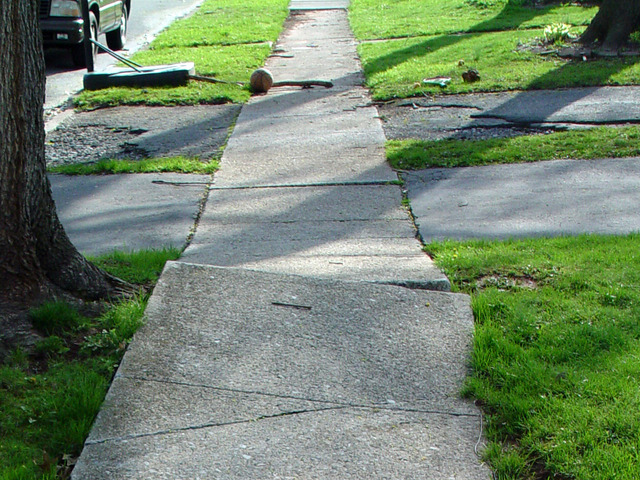
//> input picture data/sw6.jpg, 640 x 480 px
$ ./interactiveColorSegment   (built with g++ and OpenCV 4)
//> lines starting //> are read from the running program, lines starting //| are printed output that depends on the picture; after the words box and inside, x2 and y2 are one past the last pixel; in counts of white or black regions, pixels touching at a corner belong together; pictures that were not available may be replaced by others from this repository, and a replacement may not be noted
#include "opencv2/opencv.hpp"
#include <iostream>
#include <cstring>

using namespace cv;
using namespace std;
// global variable to keep track of
bool show = false;


// Create a callback for event on trackbars
void onTrackbarActivity(int pos, void* userdata){
	// Just uodate the global variable that there is an event
	show = true;
	return;
}


int main(int argc, char **argv)
{
	int image_number = 0;
    int nImages = 10;
    if(argc > 1)
        nImages = atoi(argv[1]);
    char filename[20];
    sprintf(filename,"/Users/siddharthdas/cv_works/data/sw6.jpg",image_number%nImages);

    Mat original = imread(filename);
//> original is the input picture: 480 rows x 640 cols, CV_8UC3; mean B, G, R 105.7, 131.1, 112

	// image resize width and height
	int resizeHeight = 480;
	int resizeWidth = 640;
	// Size rsize(resizeHeight,resizeWidth);
	// resize(original, original, rsize);

	// position on the screen where the windows start
	int initialX = 50;
	int	initialY = 50;

	// creating windows to display images
	namedWindow("P-> Previous, N-> Next", WINDOW_AUTOSIZE);
	// namedWindow("SelectBGR", WINDOW_AUTOSIZE);
	namedWindow("SelectHSV", WINDOW_AUTOSIZE);
	// namedWindow("SelectYCB", WINDOW_AUTOSIZE);
	// namedWindow("SelectLAB", WINDOW_AUTOSIZE);

	// moving the windows to stack them horizontally
	// moveWindow("P-> Previous, N-> Next", initialX, initialY);
	// moveWindow("SelectBGR", initialX + 1 * (resizeWidth + 5), initialY);
	moveWindow("SelectHSV", initialX + 2 * (resizeWidth + 5), initialY);
	// moveWindow("SelectYCB", initialX + 3 * (resizeWidth + 5), initialY);
	// moveWindow("SelectLAB", initialX + 4 * (resizeWidth + 5), initialY);

	// creating trackbars to get values for YCrCb
	// createTrackbar("CrMin", "SelectYCB", 0, 255, onTrackbarActivity);
	// createTrackbar("CrMax", "SelectYCB", 0, 255, onTrackbarActivity);
	// createTrackbar("CbMin", "SelectYCB", 0, 255, onTrackbarActivity);
	// createTrackbar("CbMax", "SelectYCB", 0, 255, onTrackbarActivity);
	// createTrackbar("YMin", "SelectYCB", 0, 255, onTrackbarActivity);
	// createTrackbar("YMax", "SelectYCB", 0, 255, onTrackbarActivity);

	// creating trackbars to get values for HSV
	createTrackbar("HMin", "SelectHSV", 0, 180, onTrackbarActivity);
//> slider 'HMin' is set to 36
	createTrackbar("HMax", "SelectHSV", 0, 180, onTrackbarActivity);
//> slider 'HMax' is set to 180
	createTrackbar("SMin", "SelectHSV", 0, 255, onTrackbarActivity);
//> slider 'SMin' is set to 51
	createTrackbar("SMax", "SelectHSV", 0, 255, onTrackbarActivity);
//> slider 'SMax' is set to 255
	createTrackbar("VMin", "SelectHSV", 0, 255, onTrackbarActivity);
//> slider 'VMin' is set to 51
	createTrackbar("VMax", "SelectHSV", 0, 255, onTrackbarActivity);
//> slider 'VMax' is set to 255

	// creating trackbars to get values for BGR
	// createTrackbar("BMin", "SelectBGR", 0, 255, onTrackbarActivity);
	// createTrackbar("BMax", "SelectBGR", 0, 255, onTrackbarActivity);
	// createTrackbar("GMin", "SelectBGR", 0, 255, onTrackbarActivity);
	// createTrackbar("GMax", "SelectBGR", 0, 255, onTrackbarActivity);
	// createTrackbar("RMin", "SelectBGR", 0, 255, onTrackbarActivity);
	// createTrackbar("RMax", "SelectBGR", 0, 255, onTrackbarActivity);

	// creating trackbars to get values for LAB
	// createTrackbar("LMin", "SelectLAB", 0, 255, onTrackbarActivity);
	// createTrackbar("LMax", "SelectLAB", 0, 255, onTrackbarActivity);
	// createTrackbar("AMin", "SelectLAB", 0, 255, onTrackbarActivity);
	// createTrackbar("AMax", "SelectLAB", 0, 255, onTrackbarActivity);
	// createTrackbar("BMin", "SelectLAB", 0, 255, onTrackbarActivity);
	// createTrackbar("BMax", "SelectLAB", 0, 255, onTrackbarActivity);

	// show all images initially
	imshow("SelectHSV", original);
	// imshow("SelectYCB", original);
	// imshow("SelectLAB", original);
	// imshow("SelectBGR", original);

	// declare local variables
	int BMin, GMin, RMin;
	int BMax, GMax, RMax;
	Scalar minBGR, maxBGR;

	int HMin, SMin, VMin;
	int HMax, SMax, VMax;
	Scalar minHSV, maxHSV;

	int LMin, aMin, bMin;
	int LMax, aMax, bMax;
	Scalar minLab, maxLab;

	int YMin, CrMin, CbMin;
	int YMax, CrMax, CbMax;
	Scalar minYCrCb, maxYCrCb;

	Mat imageBGR, imageHSV, imageLab, imageYCrCb;
	Mat maskBGR, maskHSV, maskLab, maskYCrCb;
	Mat resultBGR, resultHSV, resultLab, resultYCrCb;

	char k;
	while (1){
		imshow("P-> Previous, N-> Next", original);
		k = waitKey(1) & 0xFF;
//> the key 'n' is pressed
		//Check next image in the folder
        if (k =='n')
        {
            image_number++;
            sprintf(filename,"images/rub%02d.jpg",image_number%nImages);
            original = imread(filename);
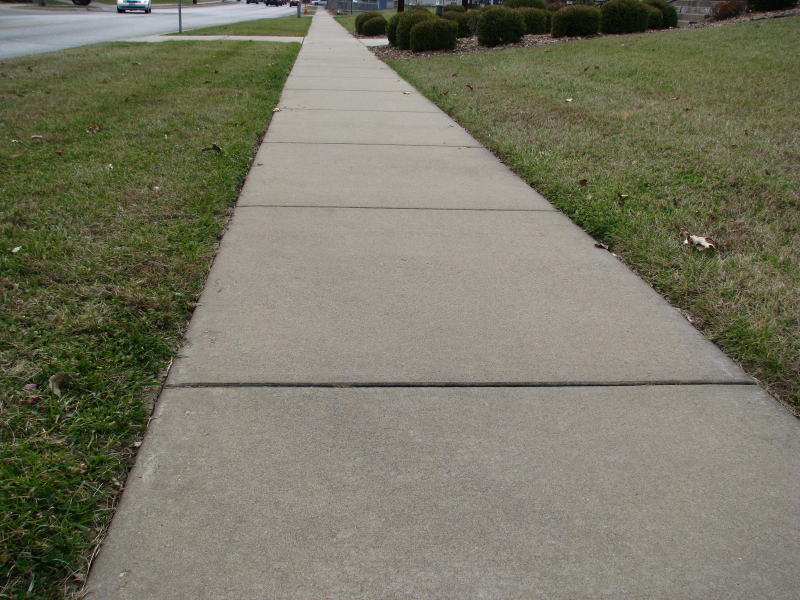
//> input picture data/sw1.jpg, 2400 x 1800 px, given in place of rub01.jpg, which was not available (shown at 1/3 size)
//> original is the input picture: 1800 rows x 2400 cols, CV_8UC3; mean B, G, R 99.7, 117.8, 119
//> `cvtColor(original, imageHSV, COLOR_BGR2HSV);`: imageHSV: 1800 rows x 2400 cols, CV_8UC3; mean H, S, V 28, 62.2, 122
//> `inRange(imageHSV, minHSV, maxHSV, maskHSV);`:
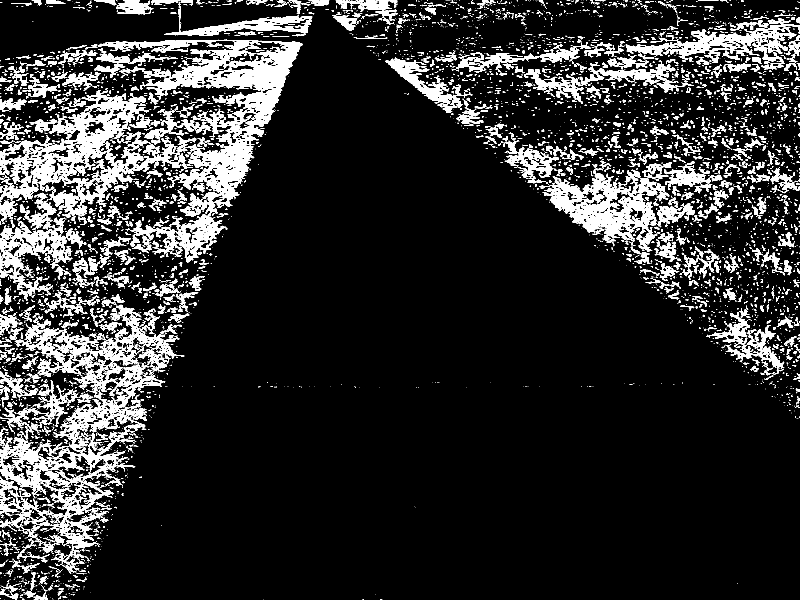
//> maskHSV: 1800 rows x 2400 cols, CV_8UC1 (shown at 1/3 size); 13.1% white; 6727 white regions (4962 under 20 px), largest, box (x1, y1, x2, y2) and area: (294, 119, 907, 651) 74609, (0, 271, 559, 654) 56373, (75, 916, 553, 1298) 40713
//> `bitwise_and(original, original, resultHSV, maskHSV);`:
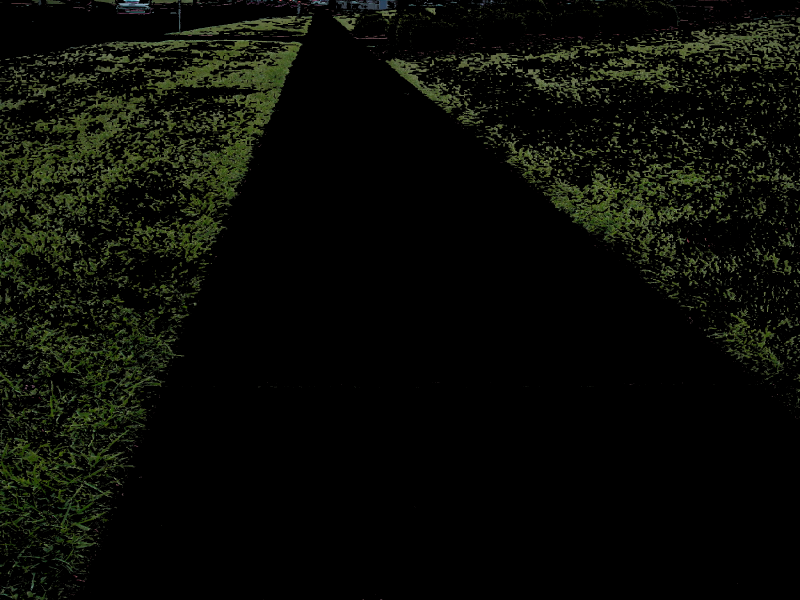
//> resultHSV: 1800 rows x 2400 cols, CV_8UC3 (shown at 1/3 size); mean B, G, R 6.3, 11.6, 9.8
//> the key 'p' is pressed
            // resize(original,original,rsize);
            show = true;
        }
        //Check previous image in he folder
        else if (k =='p')
        {
            image_number--;
            sprintf(filename,"images/rub%02d.jpg",image_number%nImages);
            original = imread(filename);
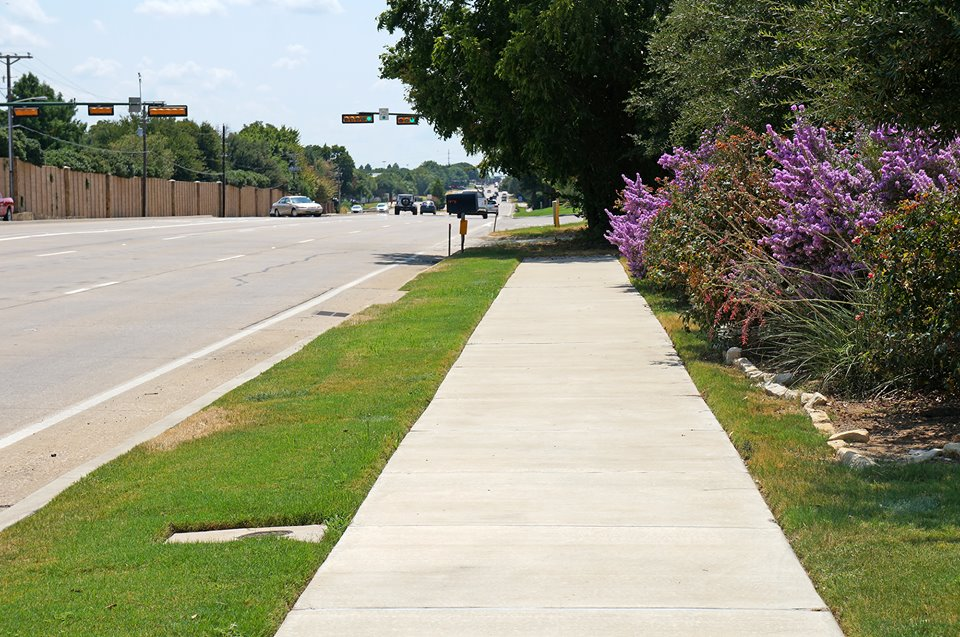
//> input picture data/sw4.jpg, 960 x 637 px, given in place of rub00.jpg, which was not available
//> original is the input picture: 637 rows x 960 cols, CV_8UC3; mean B, G, R 119.5, 143.3, 141.9
            // resize(original,original,rsize);
            show = true;
        }

        // Close all windows when 'esc' key is pressed
		if (k == 27){
			break;
		}

		if (show) { //If there is any event on the trackbar
			show = false;

            // Get values from the BGR trackbar
			// BMin = getTrackbarPos("BMin", "SelectBGR");
			// GMin = getTrackbarPos("GMin", "SelectBGR");
			// RMin = getTrackbarPos("RMin", "SelectBGR");

			// BMax = getTrackbarPos("BMax", "SelectBGR");
			// GMax = getTrackbarPos("GMax", "SelectBGR");
			// RMax = getTrackbarPos("RMax", "SelectBGR");

			minBGR = Scalar(BMin, GMin, RMin);
			maxBGR = Scalar(BMax, GMax, RMax);

            // Get values from the HSV trackbar
			HMin = getTrackbarPos("HMin", "SelectHSV");
			SMin = getTrackbarPos("SMin", "SelectHSV");
			VMin = getTrackbarPos("VMin", "SelectHSV");

			HMax = getTrackbarPos("HMax", "SelectHSV");
			SMax = getTrackbarPos("SMax", "SelectHSV");
			VMax = getTrackbarPos("VMax", "SelectHSV");

			minHSV = Scalar(HMin, SMin, VMin);
			maxHSV = Scalar(HMax, SMax, VMax);

            // Get values from the LAB trackbar
			// LMin = getTrackbarPos("LMin", "SelectLAB");
			// aMin = getTrackbarPos("AMin", "SelectLAB");
			// bMin = getTrackbarPos("BMin", "SelectLAB");

			// LMax = getTrackbarPos("LMax", "SelectLAB");
			// aMax = getTrackbarPos("AMax", "SelectLAB");
			// bMax = getTrackbarPos("BMax", "SelectLAB");

			minLab = Scalar(LMin, aMin, bMin);
			maxLab = Scalar(LMax, aMax, bMax);

            // Get values from the YCrCb trackbar
			// YMin = getTrackbarPos("YMin", "SelectYCB");
			// CrMin = getTrackbarPos("CrMin", "SelectYCB");
			// CbMin = getTrackbarPos("CbMin", "SelectYCB");

			// YMax = getTrackbarPos("YMax", "SelectYCB");
			// CrMax = getTrackbarPos("CrMax", "SelectYCB");
			// CbMax = getTrackbarPos("CbMax", "SelectYCB");

			minYCrCb = Scalar(YMin, CrMin, CbMin);
			maxYCrCb = Scalar(YMax, CrMax, CbMax);

			// Convert the BGR image to other color spaces
			original.copyTo(imageBGR);
			cvtColor(original, imageHSV, COLOR_BGR2HSV);
//> imageHSV: 637 rows x 960 cols, CV_8UC3; mean H, S, V 41.5, 83, 150
			// cvtColor(original, imageYCrCb, COLOR_BGR2YCrCb);
			// cvtColor(original, imageLab, COLOR_BGR2Lab);

			// Create the mask using the min and max values obtained from trackbar and apply bitwise and operation to get the results
			// inRange(imageBGR, minBGR, maxBGR, maskBGR);
			// resultBGR = Mat::zeros(original.rows, original.cols, CV_8UC3);
			// bitwise_and(original, original, resultBGR, maskBGR);

			inRange(imageHSV, minHSV, maxHSV, maskHSV);
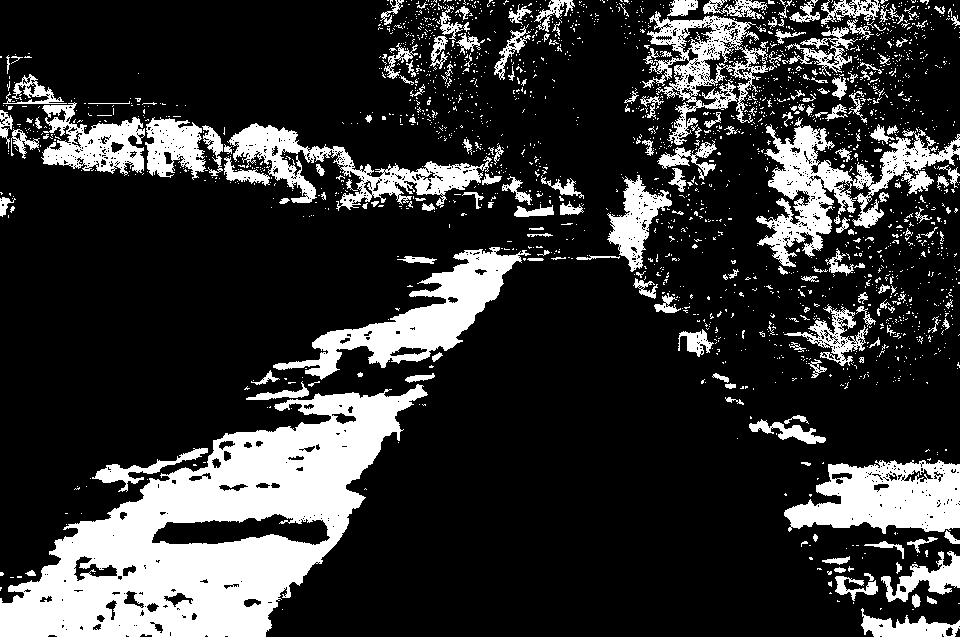
//> maskHSV: 637 rows x 960 cols, CV_8UC1; 20.7% white; 2143 white regions (1948 under 20 px), largest, box (x1, y1, x2, y2) and area: (0, 384, 428, 637) 47001, (273, 247, 531, 380) 9325, (756, 117, 960, 267) 9113
			resultHSV = Mat::zeros(original.rows, original.cols, CV_8UC3);
			bitwise_and(original, original, resultHSV, maskHSV);
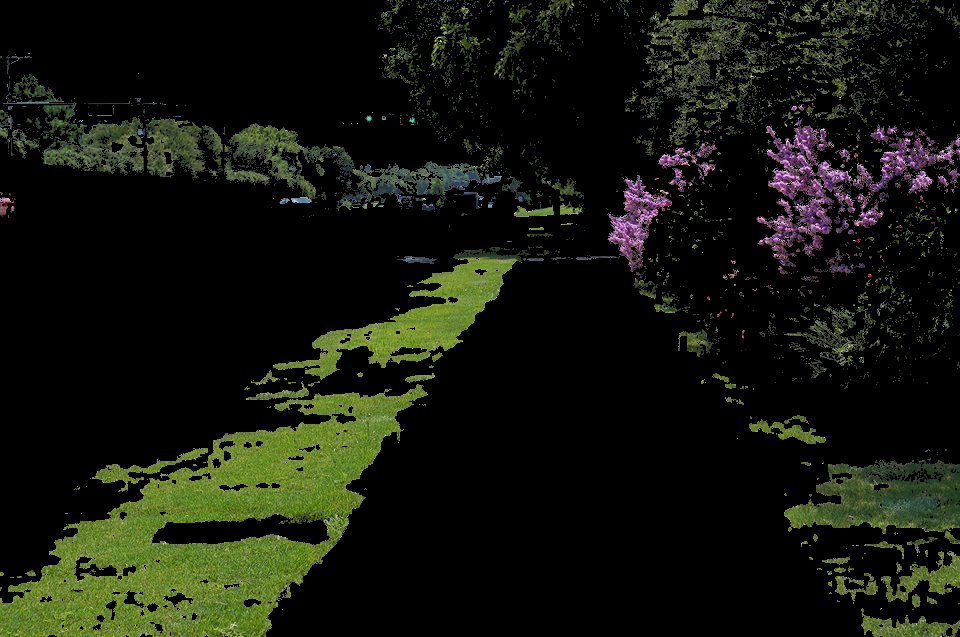
//> resultHSV: 637 rows x 960 cols, CV_8UC3; mean B, G, R 11.7, 22.1, 19.1
//> the Esc key is pressed

			// inRange(imageYCrCb, minYCrCb, maxYCrCb, maskYCrCb);
			// resultYCrCb = Mat::zeros(original.rows, original.cols, CV_8UC3);
			// bitwise_and(original, original, resultYCrCb, maskYCrCb);

			// inRange(imageLab, minLab, maxLab, maskLab);
			// resultLab = Mat::zeros(original.rows, original.cols, CV_8UC3);
			// bitwise_and(original, original, resultLab, maskLab);

			// Show the results
			// imshow("SelectBGR", resultBGR);
			// imshow("SelectYCB", resultYCrCb);
			// imshow("SelectLAB", resultLab);
			imshow("SelectHSV", resultHSV);
		}
	}
	cout<< HMin<< SMin<< VMin<<endl;
	cout<< HMax<< SMax<< VMax<<endl;
	destroyAllWindows();
	return 0;
}
